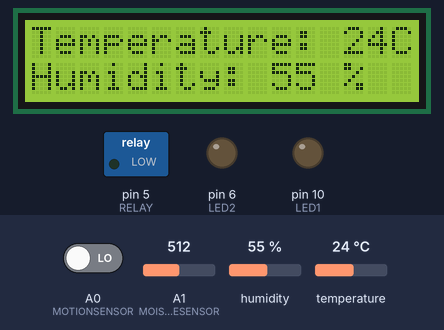
Recording of a sketch running on a simulated Arduino Uno, built with avr-gcc and run on an emulated ATmega328P. Shown: 16×2 character LCD, switched loads named in the sketch (green lamp = pin HIGH), output pins drawn as LEDs (lit = HIGH). The inputs (shaded band) are chosen by the test bench; at power-on: A1 (MOISTURESENSOR) = 512, A0 (MOTIONSENSOR) LOW, humidity 55 %, temperature 24 °C. What the sketch prints to the serial monitor is not drawn.

Above: at 1.2 s.
1.3 s: A1 (MOISTURESENSOR) set to 317
3.4 s: A1 (MOISTURESENSOR) set to 286
At 4.3 s:
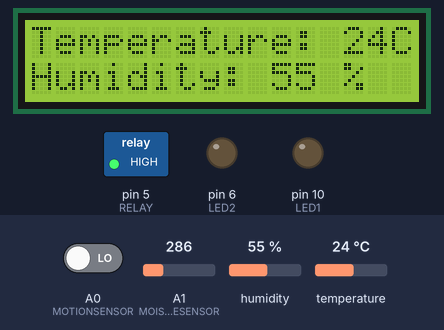
5.5 s: A0 (MOTIONSENSOR) driven HIGH
At 7.0 s:
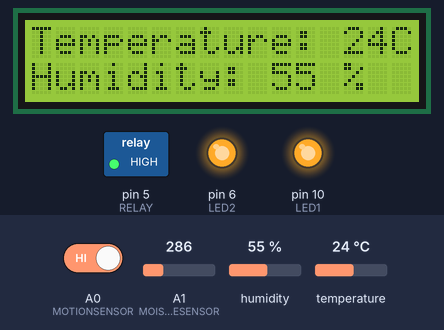
7.7 s: humidity set to 22 %
At 11.0 s:
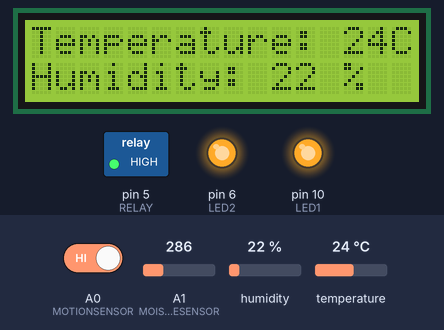
11.3 s: A1 (MOISTURESENSOR) set to 306
At 12.3 s:
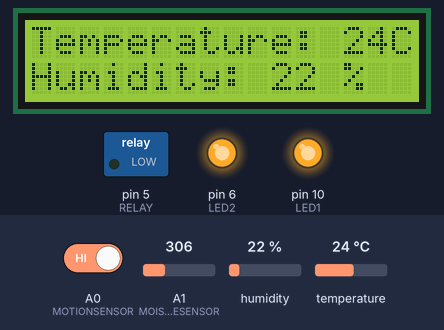
13.4 s: temperature set to 12 °C
At 16.0 s:
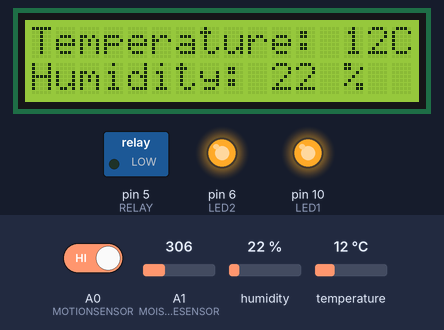
Timing chart, 0 to 17.5 s (numbered marks = the images above; inputs shaded):
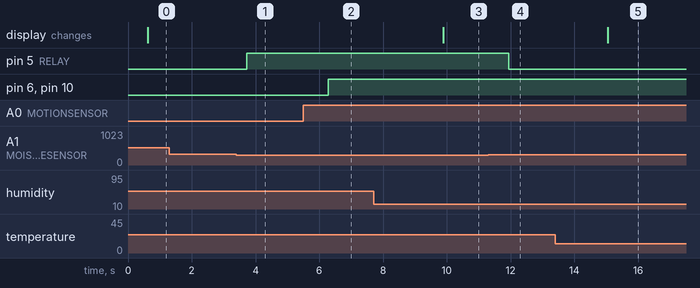

The sketch:

smarthome1.ino
```cpp
//VERSION 3

#include <Wire.h>
#include <LiquidCrystal_I2C.h>
#include <DHT11.h>

LiquidCrystal_I2C lcd(0x27, 16, 2);

#define LED1 10
#define LED2 6
#define MOTIONSENSOR A0
#define MOISTURESENSOR A1
#define RELAY 5
DHT11 dht11(A2);

int motion = 0;
int temperature = 0;
int humidity = 0;

void setup() {
  pinMode(MOISTURESENSOR, INPUT);
  pinMode(LED1, OUTPUT);
  pinMode(LED2, OUTPUT);
  pinMode(RELAY, OUTPUT);
  pinMode(MOTIONSENSOR, INPUT);
  lcd.init ();
  lcd.backlight ();
  lcd.setCursor (3,0);
  Serial.begin(9600);
}

void loop() {
  dht11.readTemperatureHumidity(temperature, humidity);
  lcd.setCursor(0,0);
  lcd.print("Temperature: ");
  lcd.print(temperature);
  lcd.print("C");
  lcd.setCursor(0,1);
  lcd.print("Humidity: ");
  lcd.print(humidity);
  lcd.print(" %");

  int soilmoisture = analogRead(MOISTURESENSOR);
  Serial.print("Soil Moisture: ");
  Serial.println(soilmoisture);  //checking soil moisture value/debugging
  if (soilmoisture < 300) {
    // x < 300 is dry
    digitalWrite(RELAY, HIGH);
    delay(500);//irrigation delay
  }
  else {
    // x>300 is wet
    digitalWrite(RELAY, LOW);
  }

  motion = digitalRead(MOTIONSENSOR);
  Serial.print("Motion: ");
  Serial.println(motion);
  if (motion > 0){
    digitalWrite(LED1, HIGH);
    digitalWrite(LED2, HIGH);
    delay(1000);
  }
  else {
    delay(1000);
    digitalWrite(LED1, LOW);
    digitalWrite(LED2, LOW);
  }
}
```

Measured:
- the behaviour switches between 300 and 299 on A1 (MOISTURESENSOR) (found by bisection; images 0 and 1)
- after the input at 1.3 s, every drawn part: stays the same
- after the input at 3.4 s, pin 5 (RELAY): LOW → HIGH after 0.32 s
- after the input at 5.5 s, pin 6 (LED2), pin 10 (LED1): LOW → HIGH after 0.78 s
- after the input at 7.7 s, the display: changes after 2.2 s (image 3)
- after the input at 11.3 s, pin 5 (RELAY): HIGH → LOW after 0.64 s
- after the input at 13.4 s, the display: changes after 1.6 s (image 5)
